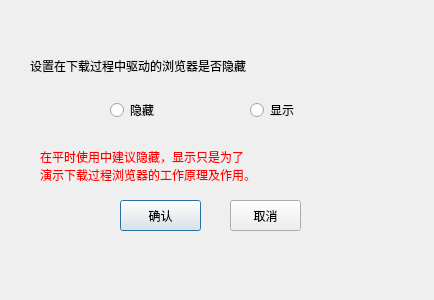
<?xml version="1.0" encoding="UTF-8"?>
<ui version="4.0">
 <class>Dialog</class>
 <widget class="QDialog" name="Dialog">
  <property name="geometry">
   <rect>
    <x>0</x>
    <y>0</y>
    <width>434</width>
    <height>300</height>
   </rect>
  </property>
  <property name="windowTitle">
   <string>Dialog</string>
  </property>
  <widget class="QLabel" name="label">
   <property name="geometry">
    <rect>
     <x>30</x>
     <y>30</y>
     <width>371</width>
     <height>71</height>
    </rect>
   </property>
   <property name="styleSheet">
    <string notr="true">font: 14pt &quot;楷体&quot;;</string>
   </property>
   <property name="text">
    <string>设置在下载过程中驱动的浏览器是否隐藏</string>
   </property>
  </widget>
  <widget class="QRadioButton" name="radioButton_hide">
   <property name="geometry">
    <rect>
     <x>110</x>
     <y>100</y>
     <width>96</width>
     <height>20</height>
    </rect>
   </property>
   <property name="styleSheet">
    <string notr="true">font: 16pt &quot;楷体&quot;;</string>
   </property>
   <property name="text">
    <string>隐藏</string>
   </property>
  </widget>
  <widget class="QRadioButton" name="radioButton_show">
   <property name="geometry">
    <rect>
     <x>250</x>
     <y>100</y>
     <width>96</width>
     <height>20</height>
    </rect>
   </property>
   <property name="styleSheet">
    <string notr="true">font: 16pt &quot;楷体&quot;;</string>
   </property>
   <property name="text">
    <string>显示</string>
   </property>
  </widget>
  <widget class="QPushButton" name="pushButton_check">
   <property name="geometry">
    <rect>
     <x>120</x>
     <y>200</y>
     <width>81</width>
     <height>31</height>
    </rect>
   </property>
   <property name="styleSheet">
    <string notr="true">font: 14pt &quot;楷体&quot;;</string>
   </property>
   <property name="text">
    <string>确认</string>
   </property>
  </widget>
  <widget class="QPushButton" name="pushButton_cancel">
   <property name="geometry">
    <rect>
     <x>230</x>
     <y>200</y>
     <width>71</width>
     <height>31</height>
    </rect>
   </property>
   <property name="styleSheet">
    <string notr="true">font: 14pt &quot;楷体&quot;;</string>
   </property>
   <property name="text">
    <string>取消</string>
   </property>
  </widget>
  <widget class="QLabel" name="label_2">
   <property name="geometry">
    <rect>
     <x>40</x>
     <y>130</y>
     <width>371</width>
     <height>71</height>
    </rect>
   </property>
   <property name="styleSheet">
    <string notr="true">font: 14pt &quot;楷体&quot;;
color: rgb(255, 0, 0)</string>
   </property>
   <property name="text">
    <string>在平时使用中建议隐藏，显示只是为了
演示下载过程浏览器的工作原理及作用。</string>
   </property>
  </widget>
 </widget>
 <resources/>
 <connections/>
</ui>
